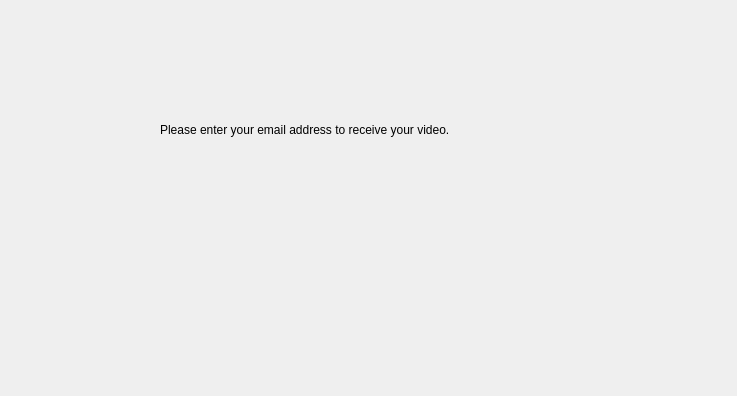
<?xml version="1.0" encoding="UTF-8"?>
<ui version="4.0">
 <class>SecondWindow</class>
 <widget class="QDialog" name="SecondWindow">
  <property name="geometry">
   <rect>
    <x>0</x>
    <y>0</y>
    <width>737</width>
    <height>396</height>
   </rect>
  </property>
  <property name="windowTitle">
   <string>Dialog</string>
  </property>
  <widget class="QLabel" name="label">
   <property name="geometry">
    <rect>
     <x>160</x>
     <y>120</y>
     <width>421</width>
     <height>20</height>
    </rect>
   </property>
   <property name="text">
    <string>Please enter your email address to receive your video.</string>
   </property>
  </widget>
 </widget>
 <resources/>
 <connections/>
</ui>
